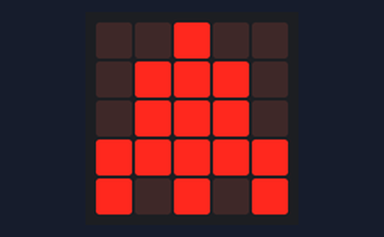
A program run on a simulated BBC micro:bit (MakeCode). Shown: the board's 5×5 LED display. At 4.0 s the program stops and its outputs stay as they are.

Above: at 0.1 s.
At 1.0 s:
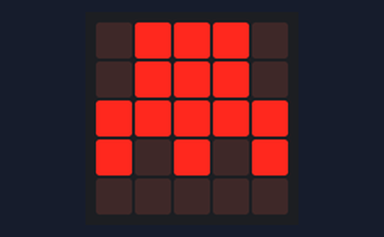
At 1.9 s:
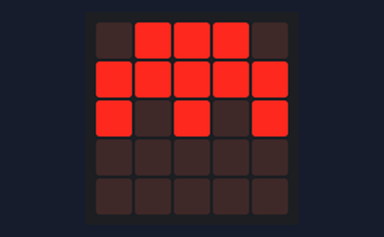
At 2.8 s:
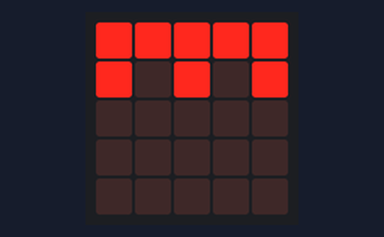
At 3.7 s:
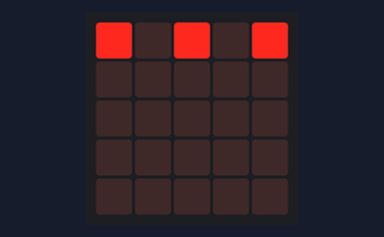

Measured:
- what the display in image 1 shows lasts 0.9 s, from 0.9 s to 1.8 s
- what the display in image 4 shows lasts 0.4 s, from 3.6 s to 4.0 s

The program:

main.ts
```typescript
function décollageFusée () {
    basic.showLeds(`
        . . # . .
        . # # # .
        . # # # .
        # # # # #
        # . # . #
        `)
    basic.pause(500)
    basic.showLeds(`
        . # # # .
        . # # # .
        # # # # #
        # . # . #
        . . . . .
        `)
    basic.pause(500)
    basic.showLeds(`
        . # # # .
        # # # # #
        # . # . #
        . . . . .
        . . . . .
        `)
    basic.pause(500)
    basic.showLeds(`
        # # # # #
        # . # . #
        . . . . .
        . . . . .
        . . . . .
        `)
    basic.pause(500)
    basic.showLeds(`
        # . # . #
        . . . . .
        . . . . .
        . . . . .
        . . . . .
        `)
    basic.clearScreen()
}
expressions.décollageFusée()
```

custom.ts
```typescript
/**
* Blocs permettant d'afficher des expressions
*/
//% weight=100 color=#033fff icon="\uf118″
namespace expressions {
    //% block
    export function décollageFusée(): void {
// début du code copié
 {
        basic.showLeds(`
            . . # . .
            . # # # .
            . # # # .
            # # # # #
            # . # . #
            `)
        basic.pause(500)
        basic.showLeds(`
            . # # # .
            . # # # .
            # # # # #
            # . # . #
            . . . . .
            `)
        basic.pause(500)
        basic.showLeds(`
            . # # # .
            # # # # #
            # . # . #
            . . . . .
            . . . . .
            `)
        basic.pause(500)
        basic.showLeds(`
            # # # # #
            # . # . #
            . . . . .
            . . . . .
            . . . . .
            `)
        basic.pause(500)
        basic.showLeds(`
            # . # . #
            . . . . .
            . . . . .
            . . . . .
            . . . . .
            `)
        basic.clearScreen()
    // fin du code copié
}
    }
}
```

test.ts
```typescript
// les tests vont ici ; cela ne sera pas compilé si ce paquet est utilisé en tant qu'extension.
```
